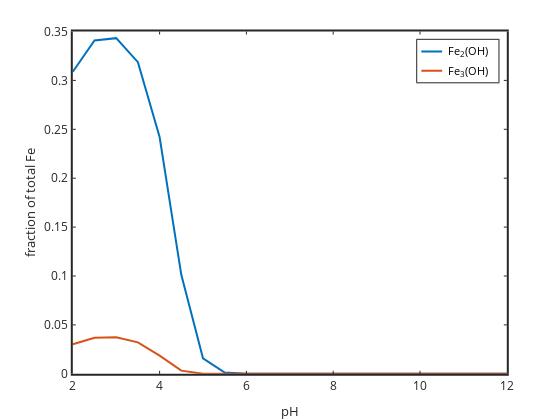

Here is the notebook cell this chart was saved with:
### Code cell
%plot -s 600,500 -f 'svg'
plot(pH,FeIII2OH2./FeT,'linewidth',2,pH,FeIII3OH4./FeT,'linewidth',2)
legend('Fe_2(OH)_2^{4+}','Fe_3(OH)_4^{5+}','location','northeast')
set(gca,'linewidth',2,'fontsize',12)
xlabel('pH'); ylabel('fraction of total Fe')

### Figure 1 — Plotly figure (JSON) as saved in the notebook; plotly's stock layout.template omitted (floating-point values rounded to 4 significant figures)
{"data": [{"line": {"color": "rgb(0,113,188)", "dash": "solid", "width": 2}, "marker": {"color": "rgb(0,113,188)", "line": {"color": "rgb(0,113,188)"}, "size": 6, "symbol": "none"}, "mode": "lines", "name": "Fe_2(OH)_2^{4+}", "showlegend": true, "type": "scatter", "visibility": true, "x": [2, 2.5, 3, 3.5, 4, 4.5, 5, 5.5, 6, 6.5, 7, 7.5, 8, 8.5, 9, 9.5, 10, 10.5, 11, 11.5, 12], "xaxis": "x", "y": [0.3088, 0.3408, 0.3432, 0.3186, 0.2422, 0.1012, 0.01577, 0.001361, 7.474e-05, 2.221e-06, 3.724e-08, 4.502e-10, 4.709e-12, 4.502e-14, 3.724e-16, 2.222e-18, 7.5e-21, 1.387e-23, 1.765e-26, 1.918e-29, 1.97e-32], "yaxis": "y"}, {"line": {"color": "rgb(216,82,24)", "dash": "solid", "width": 2}, "marker": {"color": "rgb(216,82,24)", "line": {"color": "rgb(216,82,24)"}, "size": 6, "symbol": "none"}, "mode": "lines", "name": "Fe_3(OH)_4^{5+}", "showlegend": true, "type": "scatter", "visibility": true, "x": [2, 2.5, 3, 3.5, 4, 4.5, 5, 5.5, 6, 6.5, 7, 7.5, 8, 8.5, 9, 9.5, 10, 10.5, 11, 11.5, 12], "xaxis": "x", "y": [0.03016, 0.03674, 0.03725, 0.0321, 0.01854, 0.003239, 7.868e-05, 5.854e-07, 1.767e-09, 1.56e-12, 4.385e-16, 6.409e-20, 7.011e-24, 6.409e-28, 4.386e-32, 1.562e-36, 1.779e-41, 6.081e-47, 9.856e-53, 1.163e-58, 1.228e-64], "yaxis": "y"}, {"hoverinfo": "none", "line": {"color": "rgb(0,113,188)", "dash": "solid", "width": 2}, "marker": {"color": "rgb(0,113,188)", "line": {"color": "rgb(0,113,188)"}, "size": 6, "symbol": "none"}, "mode": "lines", "name": "", "showlegend": false, "type": "scatter", "visibility": true, "x": [3, 18], "xaxis": "x2", "y": [8.409, 8.409], "yaxis": "y2"}, {"hoverinfo": "none", "line": {"color": "rgb(216,82,24)", "dash": "solid", "width": 2}, "marker": {"color": "rgb(216,82,24)", "line": {"color": "rgb(216,82,24)"}, "size": 6, "symbol": "none"}, "mode": "lines", "name": "", "showlegend": false, "type": "scatter", "visibility": true, "x": [3, 18], "xaxis": "x2", "y": [22.23, 22.23], "yaxis": "y2"}], "layout": {"annotations": [{"font": {"color": "rgb(0, 0, 0)", "size": 10.8}, "showarrow": false, "text": "Fe<sub>2</sub>(OH)", "x": 21, "xanchor": "left", "xref": "x2", "y": 8.409, "yanchor": "middle", "yref": "y2"}, {"font": {"color": "rgb(0, 0, 0)", "size": 10.8}, "showarrow": false, "text": "Fe<sub>3</sub>(OH)", "x": 21, "xanchor": "left", "xref": "x2", "y": 22.23, "yanchor": "middle", "yref": "y2"}], "height": 420, "hovermode": "closest", "margin": {"b": 0, "l": 0, "r": 0, "t": 0}, "plot_bgcolor": "rgba(0, 0, 0, 0)", "showlegend": false, "width": 560, "xaxis": {"anchor": "y", "autorange": false, "domain": [0.13, 0.905], "exponentformat": "none", "gridcolor": "rgba(38,38,38,0.15)", "gridwidth": 2, "linecolor": "rgb(38,38,38)", "linewidth": 2, "mirror": "ticks", "range": [2, 12], "showgrid": false, "showline": true, "side": "bottom", "spikedash": "solid", "spikemode": "across", "spikesides": false, "spikethickness": 1, "tickangle": 0, "tickcolor": "rgb(38,38,38)", "tickfont": {"color": "rgb(38,38,38)", "size": 12}, "ticklen": 3, "ticks": "inside", "ticktext": ["2", "4", "6", "8", "10", "12"], "tickvals": [2, 4, 6, 8, 10, 12], "title": {"font": {"color": "rgb(38,38,38)", "size": 13.2}, "text": "pH"}, "type": "linear", "visible": true, "zeroline": false}, "xaxis2": {"anchor": "y2", "autorange": false, "domain": [0.745, 0.8901], "exponentformat": "none", "fixedrange": true, "gridcolor": "rgba(38,38,38,0.15)", "gridwidth": 1, "linecolor": "rgb(38,38,38)", "linewidth": 1, "mirror": true, "range": [0, 58.62], "showgrid": false, "showline": true, "showspikes": false, "side": "bottom", "spikedash": "solid", "spikemode": "across", "spikesides": false, "spikethickness": 1, "tickangle": 0, "tickcolor": "rgb(38,38,38)", "tickfont": {"color": "rgb(38,38,38)", "size": 10.8}, "ticklen": 3, "ticks": "", "ticktext": [], "tickvals": [], "title": {"font": {"color": "rgb(0, 0, 0)", "size": 11.88}, "text": ""}, "type": "linear", "visible": true, "zeroline": false}, "yaxis": {"anchor": "x", "autorange": false, "domain": [0.11, 0.925], "exponentformat": "none", "gridcolor": "rgba(38,38,38,0.15)", "gridwidth": 2, "linecolor": "rgb(38,38,38)", "linewidth": 2, "mirror": "ticks", "range": [0, 0.35], "showgrid": false, "showline": true, "side": "left", "spikedash": "solid", "spikemode": "across", "spikesides": false, "spikethickness": 1, "tickangle": 0, "tickcolor": "rgb(38,38,38)", "tickfont": {"color": "rgb(38,38,38)", "size": 12}, "ticklen": 3, "ticks": "inside", "ticktext": ["0", "0.05", "0.1", "0.15", "0.2", "0.25", "0.3", "0.35"], "tickvals": [0, 0.05, 0.1, 0.15, 0.2, 0.25, 0.3, 0.35], "title": {"font": {"color": "rgb(38,38,38)", "size": 13.2}, "text": "fraction of total Fe"}, "type": "linear", "visible": true, "zeroline": false}, "yaxis2": {"anchor": "x2", "autorange": false, "domain": [0.8041, 0.9052], "exponentformat": "none", "fixedrange": true, "gridcolor": "rgba(38,38,38,0.15)", "gridwidth": 1, "linecolor": "rgb(38,38,38)", "linewidth": 1, "mirror": true, "range": [30.64, 0], "showgrid": false, "showline": true, "showspikes": false, "side": "left", "spikedash": "solid", "spikemode": "across", "spikesides": false, "spikethickness": 1, "tickangle": 0, "tickcolor": "rgb(38,38,38)", "tickfont": {"color": "rgb(38,38,38)", "size": 10.8}, "ticklen": 3, "ticks": "", "ticktext": [], "tickvals": [], "title": {"font": {"color": "rgb(0, 0, 0)", "size": 11.88}, "text": ""}, "type": "linear", "visible": true, "zeroline": false}}}
